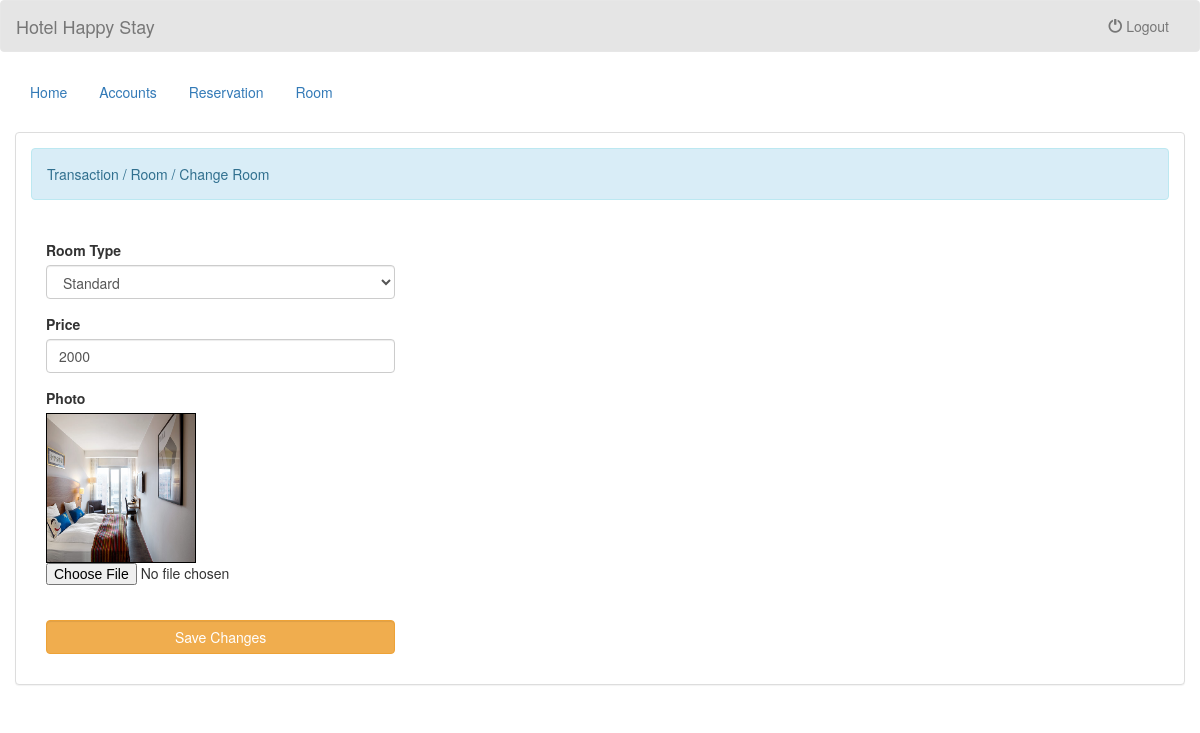
The app's page /admin/edit_room.php?room_id=1 (signed in) with its own data.
### tables this page shows
CREATE TABLE `room` (
  `room_id` int(11) NOT NULL,
  `room_type` varchar(50) NOT NULL,
  `price` varchar(11) NOT NULL,
  `photo` varchar(100) NOT NULL
);

### admin/edit_room.php (the view, shortened to what this page needs)
<!DOCTYPE html>
<?php
	require 'name.php';
?>
<html lang = "en">
	<head>
		<link rel = "stylesheet" type = "text/css" href = "../css/bootstrap.css " />
		<link rel = "stylesheet" type = "text/css" href = "../css/style.css" />
	</head>
<body>
	<nav style = "background-color:rgba(0, 0, 0, 0.1);" class = "navbar navbar-default">
		<div  class = "container-fluid">
			<div class = "navbar-header">
				<a class = "navbar-brand" >Hotel Happy Stay</a>
			</div>
			<ul class = "nav navbar-nav pull-right ">
						<li><a href="logout.php"><i class = "glyphicon glyphicon-off"></i> Logout</a></li>
					</ul>
		</div>
	</nav>
	<div class = "container-fluid">
		<ul class = "nav nav-pills">
			<li><a href = "home.php">Home</a></li>
			<li><a href = "account.php">Accounts</a></li>
			<li><a href = "reserve.php">Reservation</a></li>
			<li><a href = "room.php">Room</a></li>
		</ul>
	</div>
	<br />
	<div class = "container-fluid">
		<div class = "panel panel-default">
			<div class = "panel-body">
				<div class = "alert alert-info">Transaction / Room / Change Room</div>
				<br />
				<div class = "col-md-4">
					<?php
						$query = $conn->query("SELECT * FROM `room` WHERE `room_id` = '$_REQUEST[room_id]'") or die(mysqli_error());
						$fetch = $query->fetch_array();
					?>
					<form method = "POST" enctype = "multipart/form-data">
						<div class = "form-group">
							<label>Room Type </label>
							<select class = "form-control" required = required name = "room_type">
								<option value = "Standard" <?php if($fetch['room_type'] == "Standard"){echo "selected";}?>>Standard</option>
							</select>
						</div>
						<div class = "form-group">
							<label>Price </label>
							<input type = "number" min = "0" max = "999999999" value = "<?php echo $fetch['price']?>" class = "form-control" name = "price" />
						</div>
						<div class = "form-group">
							<label>Photo </label>
							<div id = "preview" style = "width:150px; height :150px; border:1px solid #000;">
								<img src = "../photo/<?php echo $fetch['photo']?>" id = "lbl" width = "100%" height = "100%"/>
							</div>
							<input type = "file" required = "required" id = "photo" name = "photo" />
						</div>
						<br />
						<div class = "form-group">
							<button name = "edit_room" class = "btn btn-warning form-control"> Save Changes</button>
						</div>
					</form>
				</div>
			</div>
		</div>
	</div>
	<br />
	<br />
</body>
</html>

### css/style.css (style rules this page uses)
* { padding: 0; margin: 0 }

### records on screen
room: room_type "Standard", price "2000", photo (picture)
